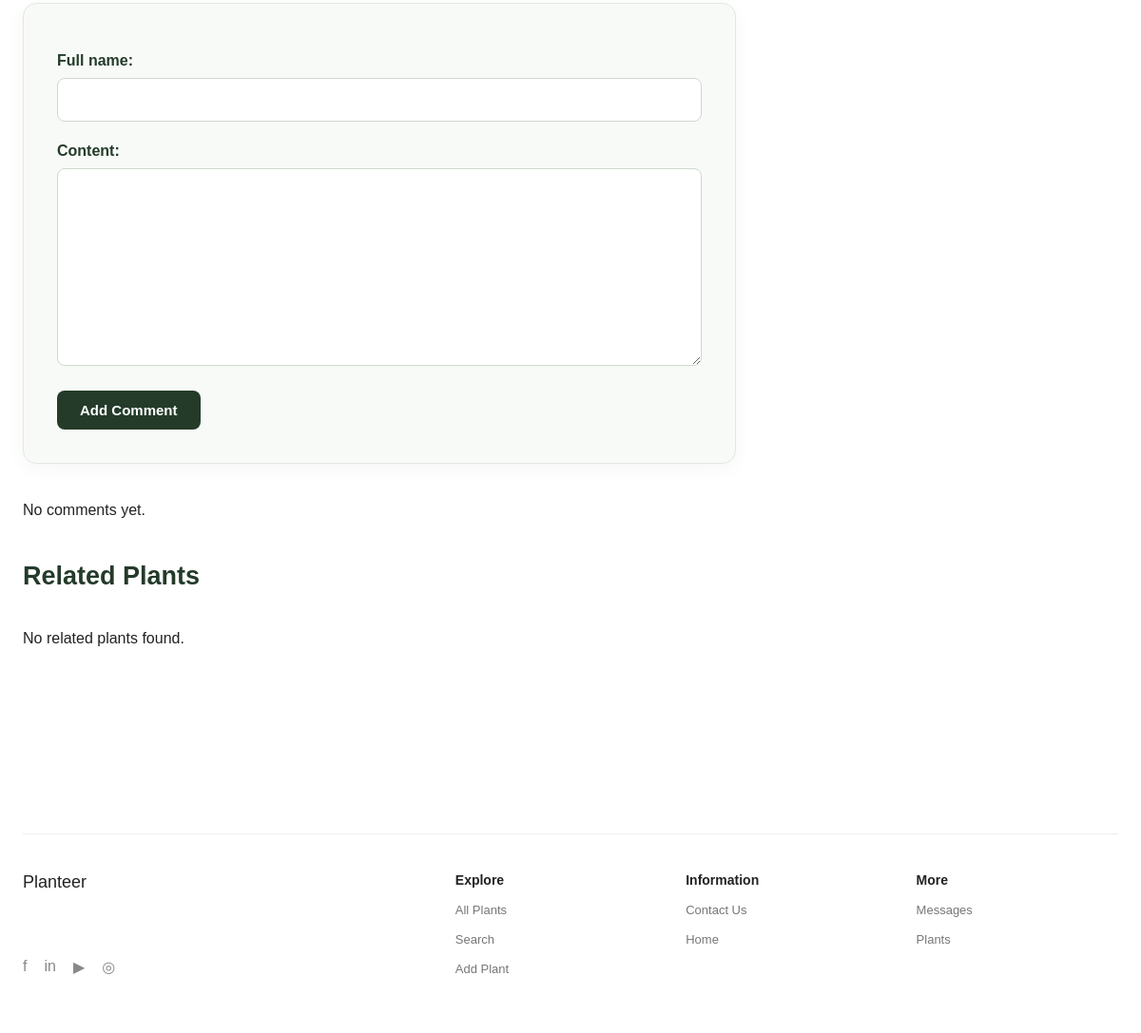
The page /plants/1/detail/ (lower part) on the database as committed earlier.
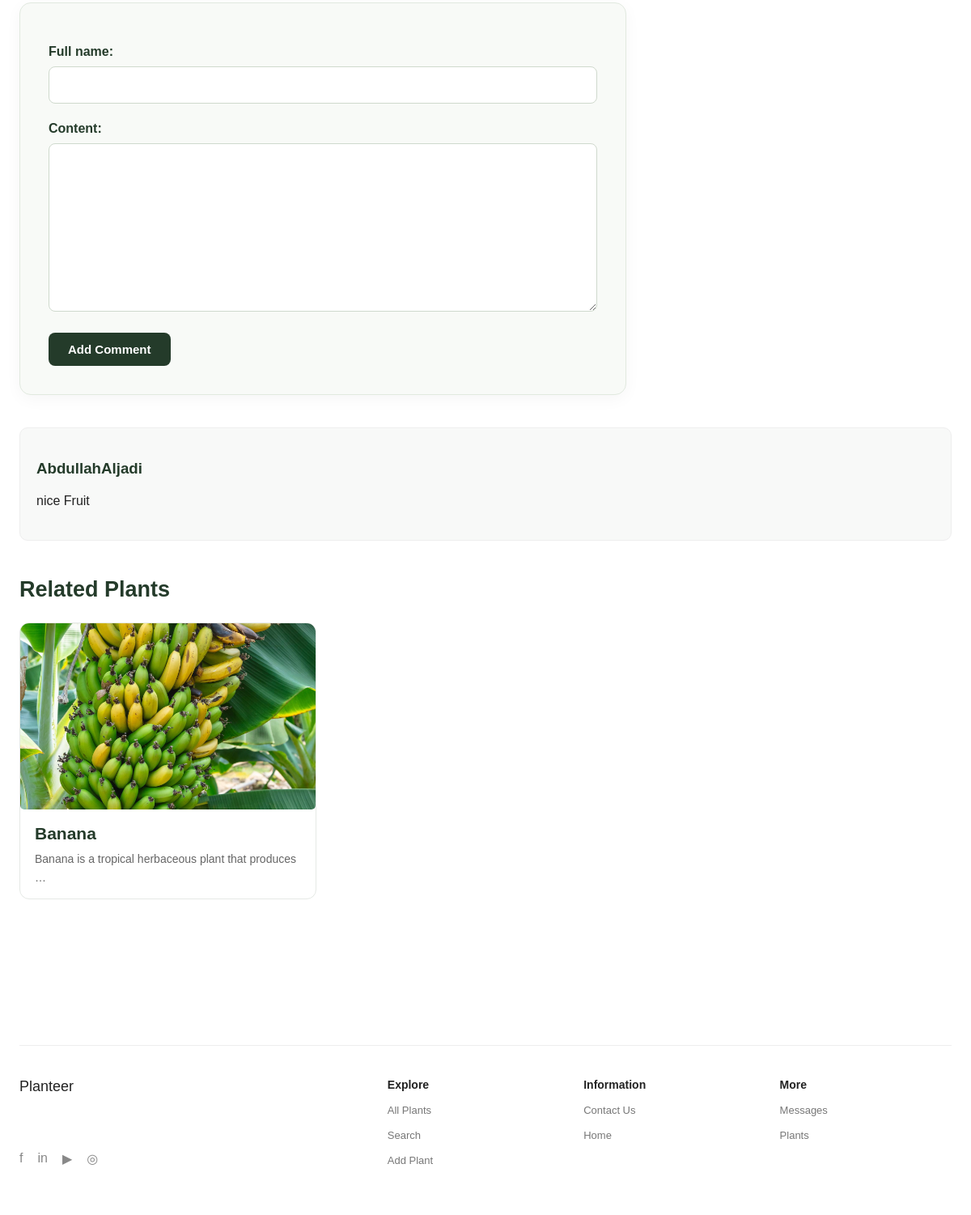
The same page on the database as committed later.
### plants/models.py (models this page shows, shortened)
class Comment(models.Model):
    plant = models.ForeignKey(Plant, on_delete=models.CASCADE)
    full_name = models.CharField(max_length=200)
    content = models.TextField()
    created_at = models.DateTimeField(auto_now_add=True)

class Plant(models.Model):
    class CategoryChoices(models.TextChoices):
        TREE = 'Tree', 'Tree'
        FRUIT = 'Fruit', 'Fruit'
        VEGETABLES = 'Vegetables', 'Vegetables'
        FLOWER = 'Flower', 'Flower'
        HERB = 'Herb', 'Herb'
    name = models.CharField(max_length=200)
    about = models.TextField()
    used_for = models.TextField()
    image = models.ImageField(upload_to='plants/')
    category = models.CharField(
        max_length=50,
        choices=CategoryChoices.choices
    )
    is_edible = models.BooleanField(default=False)
    created_at = models.DateTimeField(auto_now_add=True)

### plants/views.py (the view)
# urls.py: path('<int:plant_id>/detail/', views.plant_detail, name='plant_detail'),
def plant_detail(request, plant_id):
    plant = get_object_or_404(Plant, id=plant_id)
    if request.method == 'POST':
        form = CommentForm(request.POST)
        if form.is_valid():
            comment = form.save(commit=False)
            comment.plant = plant
            comment.save()
            return redirect('plant_detail', plant_id=plant.id)
    else:
        form = CommentForm()
    related_plants = Plant.objects.filter(
        category=plant.category
    ).exclude(id=plant.id)[:3]
    comments = Comment.objects.filter(
        plant=plant
    ).order_by('-created_at')
    context = {
        'plant': plant,
        'related_plants': related_plants,
        'comments': comments,
        'form': form,
    }
    return render(request, 'plants/plant_detail.html', context)

### plants/forms.py
class CommentForm(forms.ModelForm):
    class Meta:
        model = Comment
        fields = ['full_name', 'content']

### plants/templates/plants/plant_detail.html (shortened to what this page needs)
{% extends 'main/base.html' %}
{% block content %}
<section class="plants-section">
    <form method="POST" class="comment-form">
        {{ form.as_p }}
        <button type="submit" class="btn">
            Add Comment
        </button>
    </form>
    {% for comment in comments %}
        <div class="comment">
            <h3>{{ comment.full_name }}</h3>
            <p>{{ comment.content }}</p>
        </div>
    {% empty %}
        <p>No comments yet.</p>
    {% endfor %}
    <h2>Related Plants</h2>
    <div class="plants-grid">
        {% for related in related_plants %}
            <a href="{% url 'plant_detail' related.id %}" class="plant-card">
                <img src="{{ related.image.url }}" alt="{{ related.name }}">
                <h3>{{ related.name }}</h3>
                <p>{{ related.about|truncatewords:8 }}</p>
            </a>
        {% empty %}
            <p>No related plants found.</p>
        {% endfor %}
    </div>
</section>
{% endblock %}

Rows that differ between the two databases and show on the page:
added Comment: full_name "AbdullahAljadi", content "nice Fruit"
added Plant: image (picture), name "Banana", about "Banana is a tropical herbaceous plant that produces …"
Other text that changed with them:
text no longer shown: "No comments yet. No related plants found."
